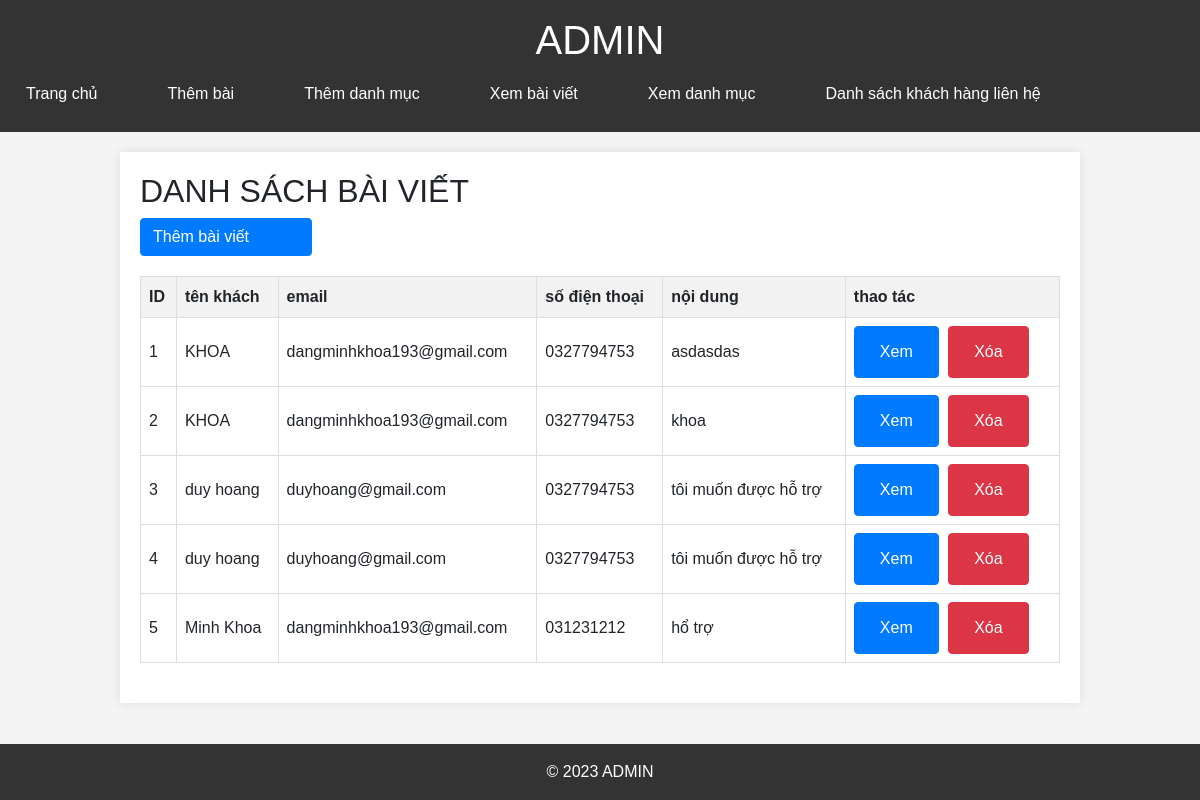
The app's page /admin/contact with its own data.
### render_html.py (models this page shows, shortened)
class contact(db.Model):
    id_khach = db.Column(db.Integer, primary_key=True, autoincrement=True)
    ten_khach = db.Column(db.String(255), nullable=False)
    email_khach = db.Column(db.String(255), nullable=False)
    sdt_khach = db.Column(db.String(255), nullable=False)
    noidung = db.Column(db.String(255), nullable=False)

### render_html.py (the view)
@app.route('/admin/contact', methods = ["POST", "GET"])
def listcontact():
    lienhe = contact.query.all()
    return render_template('list_contact.html' ,lienhe=lienhe)

### templates/List_contact.html (shortened to what this page needs)
{% extends "base.html" %}
    {% block content %}
    <section>
<table>
    <h2>DANH SÁCH BÀI VIẾT </h2>
  <thead>
    <tr>
      <th>ID</th>
      <th>tên khách</th>
      <th>email</th>
      <th>số điện thoại</th>
      <th>nội dung</th>
      <th>thao tác</th>
    </tr>
  </thead>
  <tbody><button type="button" class="btn btn-primary edit-button"><a href="/admin/thembai">Thêm bài viết</a></button>
    {% for laylienhe in lienhe %}
    <tr>
      <td>{{laylienhe.id_khach}}</td>
      <td>{{laylienhe.ten_khach}}</td>
      <td>{{laylienhe.email_khach}}</td>
      <td>{{laylienhe.sdt_khach}}</td>
      <td>{{laylienhe.noidung}}</td>
      <td class="action-buttons">
        <button type="button" class="btn btn-primary edit-button">
            <a href="{{ url_for('edit_contact', id=laylienhe.id_khach) }}" class="btn btn-primary edit-button">Xem</a></button>
        <button type="button" class="btn btn-danger edit-button"><a href="{{ url_for('delete_contact', id=laylienhe.id_khach) }}" class="btn btn-danger edit-button">Xóa</a></a></button>
      </td>
    </tr>
    {% endfor %}
  </tbody>
</table>
</section>
{% endblock %}

### templates/base.html (shortened to what this page needs)
<!DOCTYPE html>
<html lang="en">
<head>
    <link rel="stylesheet" href="https://cdn.jsdelivr.net/npm/bootstrap@4.6.2/dist/css/bootstrap.min.css">
</head>
<body><!DOCTYPE html>
    <html lang="en">
    <head>
    </head>
    <body>
        <header>
            <h1> ADMIN</h1>
            <nav>
                <ul>
                    <li><a href="/admin/dashboard">Trang chủ</a></li>
                    <li><a href="/admin/thembai">Thêm bài</a></li>
                    <li><a href="/admin/themdanhmuc">Thêm danh mục</a></li>
                    <li><a href="/admin/listbaiviet">Xem bài viết</a></li>
                    <li><a href="/admin/listDM">Xem danh mục</a></li>
                    <li><a href="/admin/contact">Danh sách khách hàng liên hệ</a></li>
                </ul>
            </nav>
        </header>
    {% block content %}{% endblock %}
    <footer>
        &copy; 2023 ADMIN
    </footer>
</body>
</html>

### templates/base.html (style rules this page uses)
a { padding-right: 50px; }
body { font-family: Arial, sans-serif; background-color: #f4f4f4; margin: 0; padding: 0; }
header { background-color: #333; color: #fff; padding: 1em; text-align: center; }
section { width: 80%; margin: 20px auto; background-color: #fff; padding: 20px; box-shadow: 0 0 10px rgba(0, 0, 0, 0.1); margin-bottom: 90px; }
h1 { color: #ffffff; }
footer { background-color: #333; color: #fff; padding: 1em; text-align: center; position: fixed; bottom: 0; width: 100%; z-index: 9999; }
table { width: 100%; margin: 20px auto; border-collapse: collapse; }
th, td { border: 1px solid #ddd; padding: 8px; text-align: left; }
th { background-color: #f2f2f2; }
button { padding: 5px 10px; margin-right: 5px; }
nav { background-color: #333; color: #fff; padding: 10px; }
ul { list-style-type: none; margin: 0; padding: 0; display: flex; }
li { margin-right: 20px; }
a { text-decoration: none; color: #fff; }

### records on screen
contact: id_khach "1", ten_khach "KHOA", email_khach "dangminhkhoa193@gmail.com", sdt_khach "0327794753", noidung "asdasdas"
contact: id_khach "2", ten_khach "KHOA", email_khach "dangminhkhoa193@gmail.com", sdt_khach "0327794753", noidung "khoa"
contact: id_khach "3", ten_khach "duy hoang", email_khach "duyhoang@gmail.com", sdt_khach "0327794753", noidung "tôi muốn được hỗ trợ"
contact: id_khach "4", ten_khach "duy hoang", email_khach "duyhoang@gmail.com", sdt_khach "0327794753", noidung "tôi muốn được hỗ trợ"
contact: id_khach "5", ten_khach "Minh Khoa", email_khach "dangminhkhoa193@gmail.com", sdt_khach "031231212", noidung "hổ trợ"
